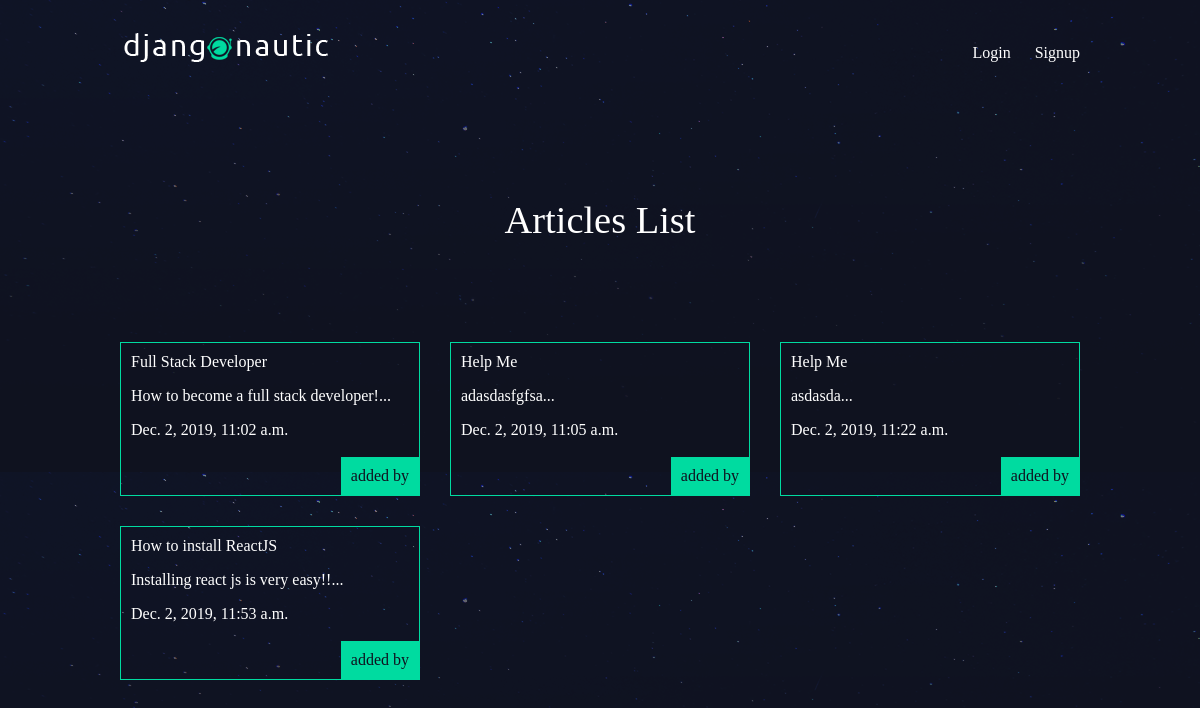
The page / on the database its author committed.
### articles/models.py (models this page shows)
class Articles(models.Model):
    title = models.CharField(max_length=100)
    slug = models.SlugField()
    body = models.TextField()
    created_at = models.DateTimeField(auto_now_add=True)
    thumb = models.ImageField(default='default.png', blank=True)
    author = models.ForeignKey(User, default=None, on_delete=models.CASCADE)
    def snippet(self):
        return self.body[0:50]+"..."

### articles/views.py (the view)
# urls.py: path('', article_view.articleList, name="home"),
def articleList(req):
    data = Articles.objects.all().order_by('created_at')
    return render(req, 'articles/listView.html', {'articles': data})

### articles/templates/articles/listView.html
{% extends "base_layout.html" %} {%block content%}
<h1>Articles List</h1>
<div class="articles">
     {% for data in articles %}
     <div class="article">
          <a href="{% url 'article:detail' slug=data.slug%}">{{data.title}}</a>
          <p>{{data.snippet}}</p>
          <p>{{data.created_at}}</p>
          <p class="author">added by {{ article.author.username }}</p>
     </div>
     {% endfor %}
</div>
{% endblock %}

### assets/index.css (style rules this page uses)
body { background-color: #0f121f; background-image: url(/static/stars.png); background-repeat-y: no-repeat; color: #fff; }
body * { font-family: Ubuntu; }
h1, h2, h3, h4, h5 { font-weight: normal; margin: 0; }
a, a:hover, a:visited { color: #fff; text-decoration: none; }
div.wrapper > h1 { text-align: center; margin: 100px auto; font-size: 2.4em; }
.articles { display: grid; grid-template-columns: 1fr 1fr 1fr; grid-gap: 30px; }
.article { padding: 10px; border: 1px solid #00dba0; position: relative; padding-bottom: 40px; }
.article .author { padding: 10px; background: #00dba0; position: absolute; right: 0; bottom: 0; margin: 0; color: #0f121f; }

### rows shown on the page
Articles: title "Full Stack Developer", snippet "How to become a full stack developer!...", created_at "Dec. 2, 2019, 11:02 a.m."
Articles: title "Help Me", snippet "adasdasfgfsa...", created_at "Dec. 2, 2019, 11:05 a.m."
Articles: title "Help Me", snippet "asdasda...", created_at "Dec. 2, 2019, 11:22 a.m."
Articles: title "How to install ReactJS", snippet "Installing react js is very easy!!...", created_at "Dec. 2, 2019, 11:53 a.m."
